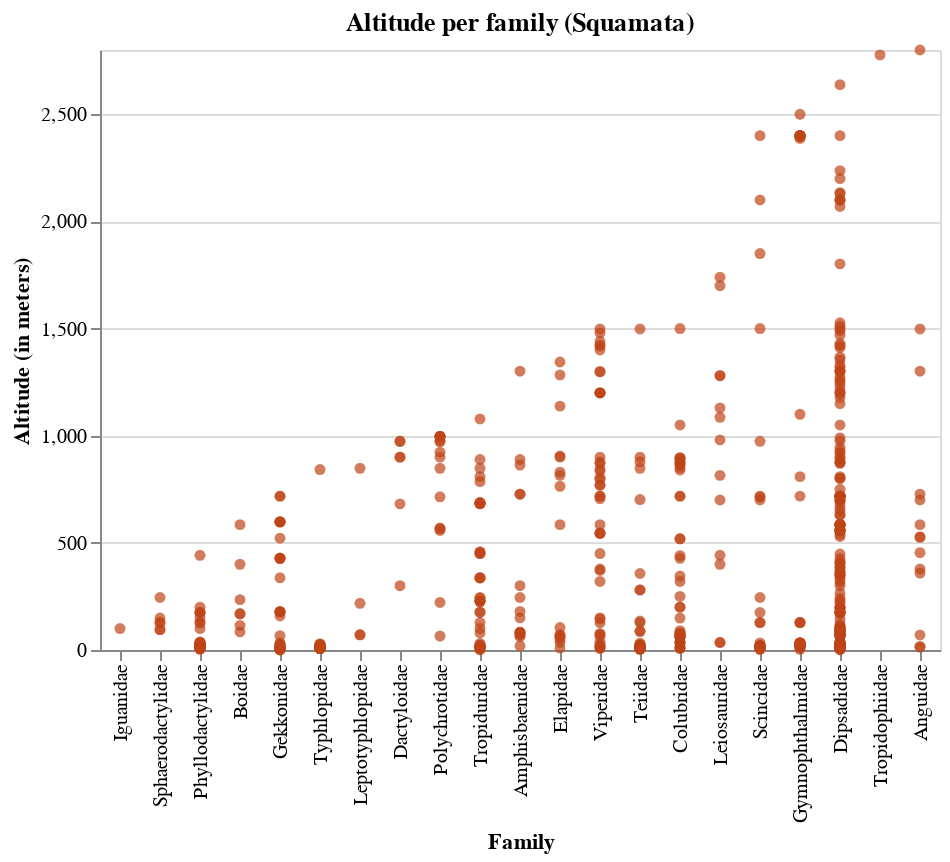

Notebook code for this chart:
### Code cell
temp = alt.Chart(teste[teste['familia'] != "#n/d"], title='Altitude per family').mark_circle().encode(
    x = alt.X('familia', type='nominal', title='Family', 
              sort= alt.EncodingSortField('altitude', op='max', order='ascending')),
    y = alt.Y('altitude', type='quantitative', title='Altitude (in meters)'),
    color= alt.Color('ordem', scale=alt.Scale(domain=ordens, range=cores)),
    tooltip = alt.Tooltip(['numero_catalogo', 'genero_atual','especie_atual','subespecie_atual', 
                            'qualificador_atual', 'ano_coleta','altitude'])
)

temp.save('./graphs/altitude/altitude_per_family.html')
temp.facet(column='ordem').save('./graphs/altitude/altitude_per_family-facetado.html')


alt_squam = alt.Chart(teste[(teste['ordem'] == 'Squamata') & (teste['familia'] != "#n/d")],
                      title='Altitude per family (Squamata)').mark_circle(color= cores[0]).encode(
    x = alt.X('familia', type='nominal', title='Family', 
              sort= alt.EncodingSortField('altitude', op='max', order='ascending')),
    y = alt.Y('altitude', type='quantitative', title='Altitude (in meters)'),
    tooltip = alt.Tooltip(['numero_catalogo', 'genero_atual','especie_atual','subespecie_atual', 
                            'qualificador_atual', 'ano_coleta','altitude'])
)

alt_squam.save('./graphs/altitude/altitude_per_family-squamata.html')
alt_squam

### Figure 1 — Vega-Lite specification as saved in the notebook (floating-point values rounded to 4 significant figures; data arrays with more than 128 entries replaced by an {"elided": "..."} marker saying what was removed)
{"config": {"view": {"continuousWidth": 400, "continuousHeight": 300}}, "data": {"name": "data-2ec7add8842747689e2d4a6814c3741f"}, "mark": {"type": "circle", "color": "#BF4417"}, "encoding": {"tooltip": [{"type": "quantitative", "field": "numero_catalogo"}, {"type": "nominal", "field": "genero_atual"}, {"type": "nominal", "field": "especie_atual"}, {"type": "nominal", "field": "subespecie_atual"}, {"type": "nominal", "field": "qualificador_atual"}, {"type": "quantitative", "field": "ano_coleta"}, {"type": "quantitative", "field": "altitude"}], "x": {"type": "nominal", "field": "familia", "sort": {"field": "altitude", "op": "max", "order": "ascending"}, "title": "Family"}, "y": {"type": "quantitative", "field": "altitude", "title": "Altitude (in meters)"}}, "title": "Altitude per family (Squamata)", "$schema": "https://vega.github.io/schema/vega-lite/v4.8.1.json", "datasets": {"data-2ec7add8842747689e2d4a6814c3741f": {"elided": "638 records"}}}
